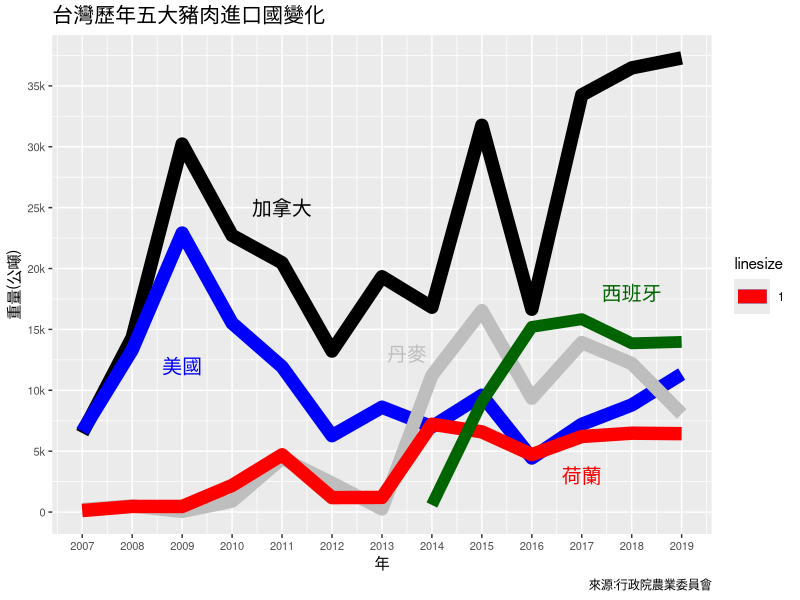
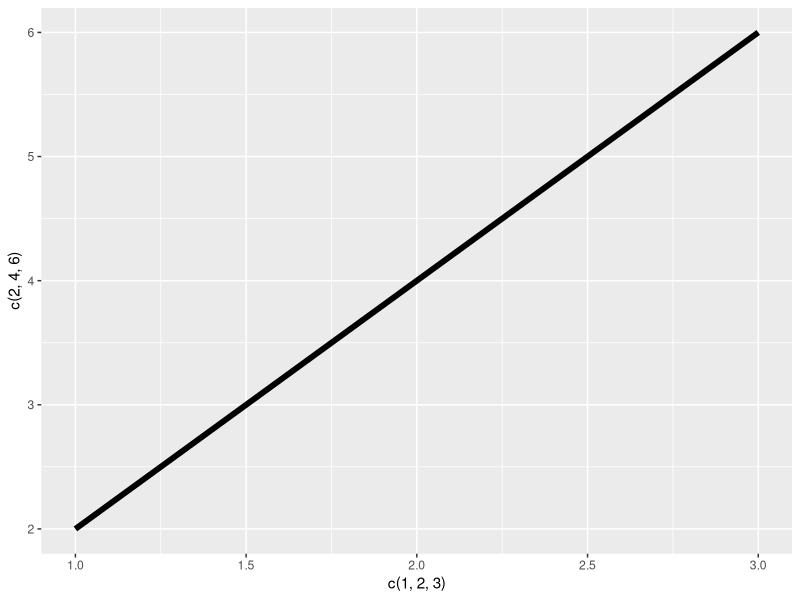

These figures' R source, in order:
## ---- chunk 1
x=c(seq(2007,2019))

y<-list()
  y$canada=c(6480,14336,30219,22721,20468,13224,19321,16823,31762,16660,34249,36475,37296)
  
  y$us=c(6623,13316,22911,15514,11931,6274,8609,7003,9589,4441,7206,8795,11332)
  
  y$denmark=c(206,499,51,899,4413,2381,260,11215,16536,9360,13918,12199,8061)
  
  y$netherlands=c(125,464,460,2187,4703,1187,1203,7213,6587,4716,6205,6477,6439)
  
 y$spanish=c(578,9047,15206,15840,13858,13975)
## ---- chunk 2
complete_line<-function(x=x,y=y,linesize=1,colour="black"){
  list(
    geom_line(
      mapping=aes(
      x=x,
      y=y,
      size=linesize
    ),
    colour=colour
    )
  )
}

library(ggplot2)
ggplot()+
  complete_line(
        x=x,
        y=y$canada,
        colour="black"
              )+
  complete_line(
        x=x,
        y=y$us,
        colour="blue"
              )+
  complete_line(
        x=x,
        y=y$denmark,
        colour="grey"
              )+
  complete_line(
        x=x,
        y=y$netherlands,
        colour="red"
              )+
  geom_line(
    mapping=aes(
      x=c(2014,2015,2016,2017,2018,2019),
      y=y$spanish
    ),
    colour="darkgreen",
    size=4 
  )+
  scale_x_continuous(
    name="年",
    breaks=c(seq(2007,2019)),
    labels=c(seq(2007,2019)),
  )+
  scale_y_continuous(
    name="重量(公噸)",
    breaks=c(0,5000,10000,15000,20000,25000,30000,35000,40000,45000,50000),
    labels=c("0","5k","10k","15k","20k","25k","30k","35k","40k","45k","50k")
  )+
  theme(
    axis.text.x = element_text(
      size=8
    ),
    axis.text.y=element_text(
      size=8
    ),
  )+
  labs(
    title="台灣歷年五大豬肉進口國變化",
    caption="來源:行政院農業委員會"
  )+
  theme(
    plot.title=element_text(size=15,colour="black")
    )+
  geom_text(mapping=aes(
    x=2011,
    y=25000
  ),
  label="加拿大",
  colour="black",
  size=5
  )+
  geom_text(mapping=aes(
    x=2009,
    y=12000
  ),
  label="美國",
  colour="blue",
  size=5
  )+
  geom_text(mapping=aes(
    x=2013,
    y=13000
  ),
  label="丹麥",
  colour="grey",
  size=5,
  nudge_x = 0.5
  )+
  geom_text(mapping=aes(
    x=2017,
    y=3000
  ),
  label="荷蘭",
  colour="red",
  size=5
  )+
  geom_text(mapping=aes(
    x=2018,
    y=18000
  ),
  label="西班牙",
  colour="darkgreen",
  size=5
  )
## ---- chunk 3
ggplot()+
  geom_line(mapping=aes(
    x=c(1,2,3),
    y=c(2,4,6)
  ),
  size=2
  )
